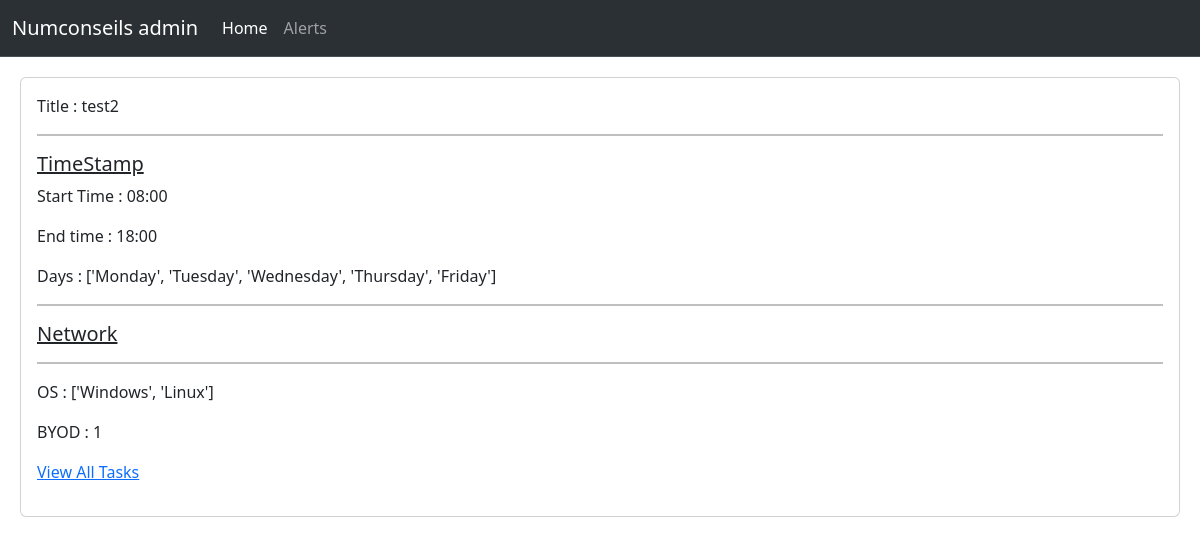
The page /2/ on the database as committed earlier.
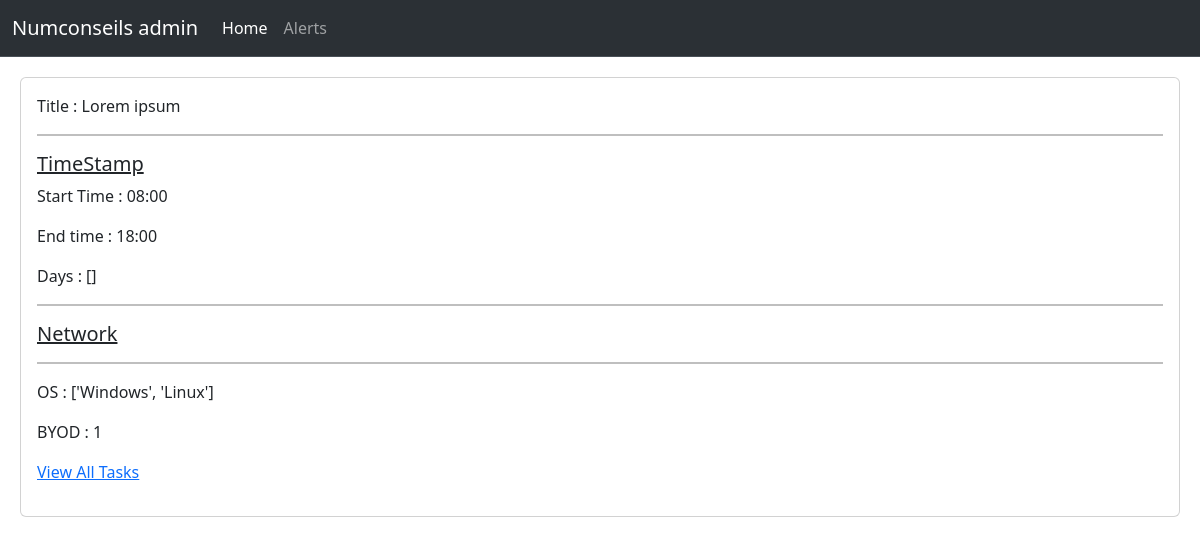
The same page on the database as committed later.
### filter/models.py (models this page shows, shortened)
class Filter(models.Model):
    name = models.CharField( max_length=65, unique=True)
    days = models.CharField(verbose_name="Days status", max_length=100,blank=True)
    start_time = models.TimeField(verbose_name="Start time",null=True, blank=True)
    end_time = models.TimeField(verbose_name="End time",null=True, blank=True)
    start_date = models.DateField(verbose_name="Start date",null=True, blank=True)
    end_date = models.DateField(verbose_name="End date",null=True, blank=True)
    os = models.CharField(max_length=50, blank=True)
    network = models.CharField(verbose_name='IP address', max_length=20, blank=True)
    subnet = models.CharField(verbose_name='Subnet',max_length=20, blank=True)
    router = models.CharField(verbose_name='Router', max_length=20, blank=True)
    DHCP = models.CharField(verbose_name="DHCP", max_length=20, blank=True)
    DNS = models.CharField(verbose_name="DNS", max_length=50, blank=True)
    BYOD = models.IntegerField(verbose_name="BYOD",null=True, blank=True)

### filter/views.py (the view)
# urls.py: re_path(r'^(?P<pk>\d+)/$', filter_detail, name='filter_detail'),
def filter_detail(request, pk):
    task = get_object_or_404(Filter, pk=pk)
    return render(request, "filter/filter_detail.html", { "task": task}) #, "task_extra": task_extra })

### filter/templates/filter/filter_detail.html (shortened to what this page needs)
{% extends "filter/index.html" %}
{% block content %}
<div class="card">
    <div class="card-body">
        <p> Title : {{ task.name }} </p>
        <hr style="border: 1px solid black;">
            <h5><U> TimeStamp </U></h5>
        {% if task.start_time %}
            <p> Start Time : {{ task.start_time }} </p>
        {% endif %}
        {% if task.end_time %}
            <p> End time : {{ task.end_time }} </p>
        {% endif %}
        {% if task.days %}
            <p> Days : {{ task.days }} </p>
        {% endif %}
        <hr style="border: 1px solid black;">
        <h5><U> Network </U></h5>
        <hr style="border: 1px solid black;">
        {% if task.os %}
            <p> OS : {{task.os}} </p>
        {% endif %}
        {% if task.os %}
            <p> BYOD : {{task.BYOD}} </p>
        {% endif %}
        <p> <a href="{% url 'filter_list' %}">View All Tasks</a>
        </p>
    </div>
</div>
{% endblock %}

Rows that differ between the two databases and show on the page:
changed Filter "['Windows', 'Linux']": name "test2" → "Lorem ipsum"; days "['Monday', 'Tuesday', 'Wednesday', 'Thursday', 'Friday']" → "[]"
